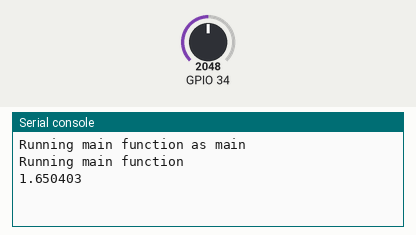
A program run on a simulated ESP32 board running MicroPython. Shown: the last lines printed to the serial console. The inputs (shaded band) are chosen by the test bench; at power-on: GPIO 34 = 2048 (analog values on the 0–4095 scale). Deep sleep restarts the program when it ends.

Above: at 1.2 s.
1.3 s: GPIO 34 set to 2866
At 3.4 s:
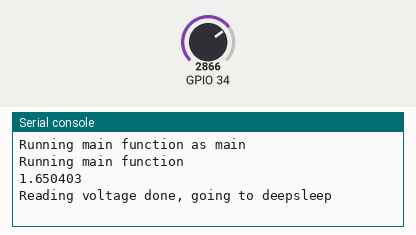
10.8 s: GPIO 34 set to 3603
At 15.5 s:
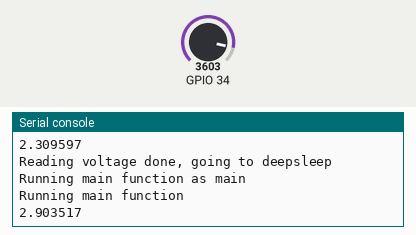
Timing chart, 0 to 17.0 s (numbered marks = the images above; inputs shaded):
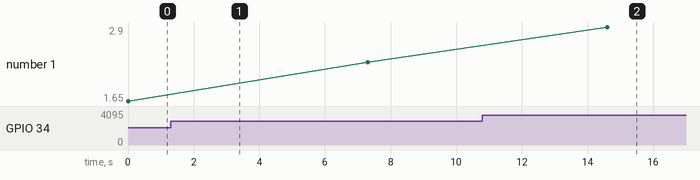

Measured:
- after the input at 10.8 s, the serial console: prints a new line after 3.8 s (image 2)
- plotted number 1: 1.65 → 2.31 after the input at 1.3 s, 2.31 → 2.9 after the input at 10.8 s

The program:

read_battery_voltage.py
```python
from machine import Pin, ADC
from time import sleep
from machine import deepsleep


def read_voltage(GPIO_PIN):
    pot = ADC(Pin(GPIO_PIN))
    pot.atten(ADC.ATTN_11DB)
    #ADC.ATTN_0DB — the full range voltage: 1.2V
    #ADC.ATTN_2_5DB — the full range voltage: 1.5V
    #ADC.ATTN_6DB — the full range voltage: 2.0V
    #ADC.ATTN_11DB Full range: 3.3v


    pot_value = pot.read()
    volts = pot_value*3.3/4095

    return pot_value, volts

def main():
    print('Running main function')
    bit_value, volts = read_voltage(34)
    print(volts)
    sleep(2)
    print('Reading voltage done, going to deepsleep')
    deepsleep(5000)


if __name__ == '__main__':

    print('Running main function as main')
    main()
```
